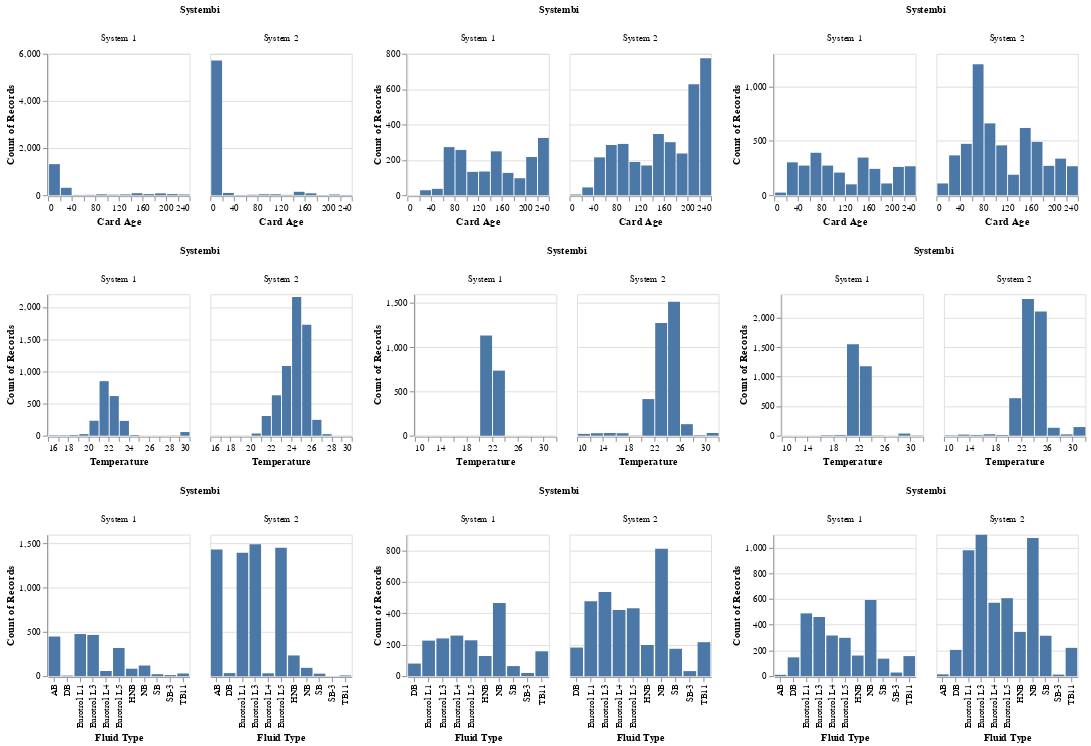

Notebook source saved alongside this figure:
### Code cell
# Plot for sensor A cal window
import altair as alt

model_euclidean = KMeans(n_clusters=n_clusters, random_state=0, max_iter=10)
y_pred_euclid = model_euclidean.fit_predict(A_cal_window_zero)
df = A_cal_window_zero.reset_index()
df['label'] = y_pred_euclid
df2 = pd.merge(keyByTestID, df[['label','TestID']], how='inner', on=['TestID'])
df2['Type'] = df2['FluidType'].apply(lambda x: 'Eurotrol' if x.startswith('Eurotrol') else 'Blood')
df2['Systembi'] = df2['System'].apply(lambda x: 'System 1' if x=='System 1' else 'System 2')

cardage1 = alt.Chart(df2[df2['label']==1]).mark_bar().encode(
    x=alt.X('AgeOfCardInDaysAtTimeOfTest:Q', bin=alt.Bin(maxbins=20),title='Card Age'),
    y='count()'
).properties(width=150, height=150).facet(column='Systembi')
cardage2 = alt.Chart(df2[df2['label']==0]).mark_bar().encode(
    x=alt.X('AgeOfCardInDaysAtTimeOfTest:Q', bin=alt.Bin(maxbins=20),title='Card Age'),
    y='count()'
).properties(width=150, height=150).facet(column='Systembi')
cardage3 = alt.Chart(df2[df2['label']==2]).mark_bar().encode(
    x=alt.X('AgeOfCardInDaysAtTimeOfTest:Q', bin=alt.Bin(maxbins=20),title='Card Age'),
    y='count()'
).properties(width=150, height=150).facet(column='Systembi')

temperature1 = alt.Chart(df2[df2['label']==1]).mark_bar().encode(
    x=alt.X('AmbientTemperature:Q', bin=alt.Bin(maxbins=20),title='Temperature'),
    y='count()'
).properties(width=150, height=150).facet(column='Systembi')
temperature2 = alt.Chart(df2[df2['label']==0]).mark_bar().encode(
    x=alt.X('AmbientTemperature:Q', bin=alt.Bin(maxbins=20),title='Temperature'),
    y='count()'
).properties(width=150, height=150).facet(column='Systembi')
temperature3 = alt.Chart(df2[df2['label']==2]).mark_bar().encode(
    x=alt.X('AmbientTemperature:Q', bin=alt.Bin(maxbins=20),title='Temperature'),
    y='count()'
).properties(width=150, height=150).facet(column='Systembi')

FluidType1 = alt.Chart(df2[df2['label']==1]).mark_bar().encode(
    x=alt.X('FluidType:N', title='Fluid Type'),
    y='count()'
).properties(width=150, height=150).facet(column='Systembi')
FluidType2 = alt.Chart(df2[df2['label']==0]).mark_bar().encode(
    x=alt.X('FluidType:N', title='Fluid Type'),
    y='count()'
).properties(width=150, height=150).facet(column='Systembi')
FluidType3 = alt.Chart(df2[df2['label']==2]).mark_bar().encode(
    x=alt.X('FluidType:N', title='Fluid Type'),
    y='count()'
).properties(width=150, height=150).facet(column='Systembi')

Type1 = alt.Chart(df2[df2['label']==1]).mark_bar().encode(
    x=alt.X('Type:N', title='Fluid Type'),
    y='count()'
).properties(width=150, height=150).facet(column='Systembi')
Type2 = alt.Chart(df2[df2['label']==2]).mark_bar().encode(
    x=alt.X('Type:N', title='Fluid Type'),
    y='count()'
).properties(width=150, height=150).facet(column='Systembi')
Type3 = alt.Chart(df2[df2['label']==2]).mark_bar().encode(
    x=alt.X('Type:N', title='Fluid Type'),
    y='count()'
).properties(width=150, height=150).facet(column='Systembi')

(cardage1 | cardage2 | cardage3) & (temperature1 | temperature2 | temperature3)  & (FluidType1 | FluidType2 | FluidType3)
